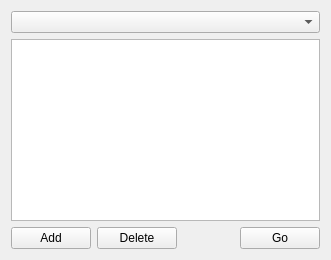
<?xml version="1.0" encoding="UTF-8"?>
<ui version="4.0">
 <class>EventView</class>
 <widget class="QWidget" name="EventView">
  <property name="geometry">
   <rect>
    <x>0</x>
    <y>0</y>
    <width>331</width>
    <height>260</height>
   </rect>
  </property>
  <property name="windowTitle">
   <string>Events</string>
  </property>
  <layout class="QVBoxLayout" name="verticalLayout">
   <item>
    <widget class="QComboBox" name="comboBox"/>
   </item>
   <item>
    <widget class="QSplitter" name="splitter">
     <property name="orientation">
      <enum>Qt::Horizontal</enum>
     </property>
     <property name="handleWidth">
      <number>7</number>
     </property>
     <widget class="QTableView" name="eventTableView"/>
    </widget>
   </item>
   <item>
    <layout class="QHBoxLayout" name="horizontalLayout">
     <item>
      <widget class="QPushButton" name="addButton">
       <property name="text">
        <string>Add</string>
       </property>
      </widget>
     </item>
     <item>
      <widget class="QPushButton" name="deleteButton">
       <property name="text">
        <string>Delete</string>
       </property>
      </widget>
     </item>
     <item>
      <spacer name="horizontalSpacer">
       <property name="orientation">
        <enum>Qt::Horizontal</enum>
       </property>
       <property name="sizeHint" stdset="0">
        <size>
         <width>40</width>
         <height>20</height>
        </size>
       </property>
      </spacer>
     </item>
     <item>
      <widget class="QPushButton" name="goButton">
       <property name="text">
        <string>Go</string>
       </property>
      </widget>
     </item>
    </layout>
   </item>
  </layout>
 </widget>
 <resources/>
 <connections/>
</ui>
